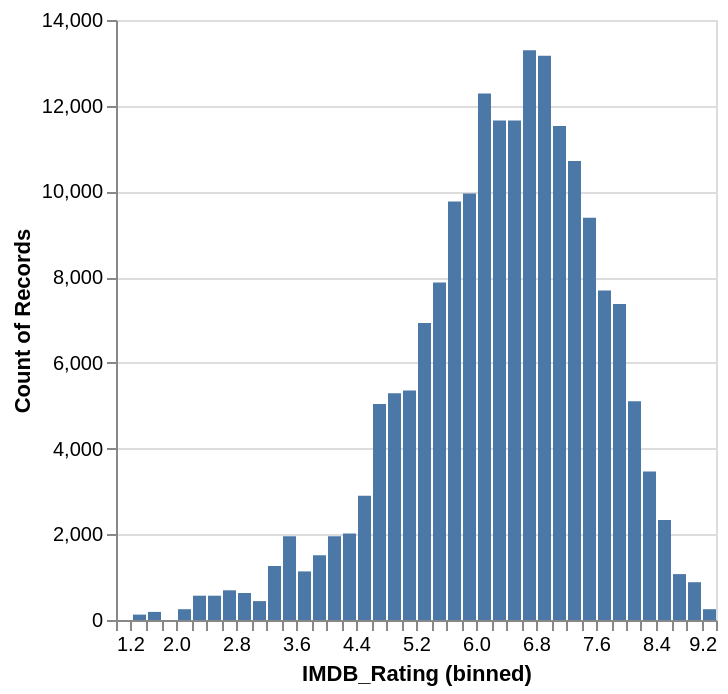

The code cell stored with this chart in its notebook:
### Markdown cell above
Show a bar chart of all movie ratings

### Code cell
chart = (
    alt.Chart(df)
    .mark_bar()
    .encode(
        alt.X("IMDB_Rating:Q", bin=alt.Bin(maxbins=75)),
        y="count()",
    )
)
chart

### Figure 1 — Vega specification as saved in the notebook (floating-point values rounded to 4 significant figures)
{"$schema": "https://vega.github.io/schema/vega/v6.json", "data": [{"name": "source_0", "values": [{"__count": 12285, "bin_maxbins_75_IMDB_Rating": 6.0, "bin_maxbins_75_IMDB_Rating_end": 6.2}, {"__count": 13167, "bin_maxbins_75_IMDB_Rating": 6.8, "bin_maxbins_75_IMDB_Rating_end": 7.0}, {"__count": 1953, "bin_maxbins_75_IMDB_Rating": 3.4, "bin_maxbins_75_IMDB_Rating_end": 3.6}, {"__count": 7686, "bin_maxbins_75_IMDB_Rating": 7.6, "bin_maxbins_75_IMDB_Rating_end": 7.8}, {"__count": 1512, "bin_maxbins_75_IMDB_Rating": 3.8, "bin_maxbins_75_IMDB_Rating_end": 4.0}, {"__count": 9954, "bin_maxbins_75_IMDB_Rating": 5.8, "bin_maxbins_75_IMDB_Rating_end": 6.0}, {"__count": 11529, "bin_maxbins_75_IMDB_Rating": 7.0, "bin_maxbins_75_IMDB_Rating_end": 7.2}, {"__count": 9387, "bin_maxbins_75_IMDB_Rating": 7.4, "bin_maxbins_75_IMDB_Rating_end": 7.6}, {"__count": 2331, "bin_maxbins_75_IMDB_Rating": 8.4, "bin_maxbins_75_IMDB_Rating_end": 8.6}, {"__count": 567, "bin_maxbins_75_IMDB_Rating": 2.4, "bin_maxbins_75_IMDB_Rating_end": 2.6}, {"__count": 882, "bin_maxbins_75_IMDB_Rating": 8.8, "bin_maxbins_75_IMDB_Rating_end": 9.0}, {"__count": 5103, "bin_maxbins_75_IMDB_Rating": 8.0, "bin_maxbins_75_IMDB_Rating_end": 8.2}, {"__count": 9765, "bin_maxbins_75_IMDB_Rating": 5.6, "bin_maxbins_75_IMDB_Rating_end": 5.8}, {"__count": 11655, "bin_maxbins_75_IMDB_Rating": 6.2, "bin_maxbins_75_IMDB_Rating_end": 6.4}, {"__count": 1260, "bin_maxbins_75_IMDB_Rating": 3.2, "bin_maxbins_75_IMDB_Rating_end": 3.4}, {"__count": 11655, "bin_maxbins_75_IMDB_Rating": 6.4, "bin_maxbins_75_IMDB_Rating_end": 6.6}, {"__count": 7875, "bin_maxbins_75_IMDB_Rating": 5.4, "bin_maxbins_75_IMDB_Rating_end": 5.6}, {"__count": 5292, "bin_maxbins_75_IMDB_Rating": 4.8, "bin_maxbins_75_IMDB_Rating_end": 5.0}, {"__count": 5040, "bin_maxbins_75_IMDB_Rating": 4.6, "bin_maxbins_75_IMDB_Rating_end": 4.8}, {"__count": 13293, "bin_maxbins_75_IMDB_Rating": 6.6, "bin_maxbins_75_IMDB_Rating_end": 6.8}, {"__count": 10710, "bin_maxbins_75_IMDB_Rating": 7.2, "bin_maxbins_75_IMDB_Rating_end": 7.4}, {"__count": 1134, "bin_maxbins_75_IMDB_Rating": 3.6, "bin_maxbins_75_IMDB_Rating_end": 3.8}, {"__count": 3465, "bin_maxbins_75_IMDB_Rating": 8.2, "bin_maxbins_75_IMDB_Rating_end": 8.4}, {"__count": 1071, "bin_maxbins_75_IMDB_Rating": 8.6, "bin_maxbins_75_IMDB_Rating_end": 8.8}, {"__count": 5355, "bin_maxbins_75_IMDB_Rating": 5.0, "bin_maxbins_75_IMDB_Rating_end": 5.2}, {"__count": 2898, "bin_maxbins_75_IMDB_Rating": 4.4, "bin_maxbins_75_IMDB_Rating_end": 4.6}, {"__count": 7371, "bin_maxbins_75_IMDB_Rating": 7.8, "bin_maxbins_75_IMDB_Rating_end": 8.0}, {"__count": 2016, "bin_maxbins_75_IMDB_Rating": 4.2, "bin_maxbins_75_IMDB_Rating_end": 4.4}, {"__count": 1953, "bin_maxbins_75_IMDB_Rating": 4.0, "bin_maxbins_75_IMDB_Rating_end": 4.2}, {"__count": 6930, "bin_maxbins_75_IMDB_Rating": 5.2, "bin_maxbins_75_IMDB_Rating_end": 5.4}, {"__count": 441, "bin_maxbins_75_IMDB_Rating": 3.0, "bin_maxbins_75_IMDB_Rating_end": 3.2}, {"__count": 252, "bin_maxbins_75_IMDB_Rating": 9.0, "bin_maxbins_75_IMDB_Rating_end": 9.2}, {"__count": 126, "bin_maxbins_75_IMDB_Rating": 1.4, "bin_maxbins_75_IMDB_Rating_end": 1.6}, {"__count": 567, "bin_maxbins_75_IMDB_Rating": 2.2, "bin_maxbins_75_IMDB_Rating_end": 2.4}, {"__count": 693, "bin_maxbins_75_IMDB_Rating": 2.6, "bin_maxbins_75_IMDB_Rating_end": 2.8}, {"__count": 630, "bin_maxbins_75_IMDB_Rating": 2.8, "bin_maxbins_75_IMDB_Rating_end": 3.0}, {"__count": 252, "bin_maxbins_75_IMDB_Rating": 2.0, "bin_maxbins_75_IMDB_Rating_end": 2.2}, {"__count": 189, "bin_maxbins_75_IMDB_Rating": 1.6, "bin_maxbins_75_IMDB_Rating_end": 1.8}]}, {"name": "source_0_y_domain___count", "values": [{"min": 126, "max": 13293}]}], "signals": [{"name": "bin_maxbins_75_IMDB_Rating_bins", "value": {"fields": ["IMDB_Rating"], "fname": "bin_IMDB_Rating", "start": 1.2, "step": 0.2, "stop": 9.2}}], "marks": [{"type": "rect", "name": "marks", "from": {"data": "source_0"}, "encode": {"update": {"x2": {"field": "bin_maxbins_75_IMDB_Rating", "scale": "x", "offset": {"signal": "0.5 + (abs(scale(\"x\", datum[\"bin_maxbins_75_IMDB_Rating_end\"]) - scale(\"x\", datum[\"bin_maxbins_75_IMDB_Rating\"])) < 0.25 ? -0.5 * (0.25 - (abs(scale(\"x\", datum[\"bin_maxbins_75_IMDB_Rating_end\"]) - scale(\"x\", datum[\"bin_maxbins_75_IMDB_Rating\"])))) : 0.5)"}}, "x": {"field": "bin_maxbins_75_IMDB_Rating_end", "scale": "x", "offset": {"signal": "0.5 + (abs(scale(\"x\", datum[\"bin_maxbins_75_IMDB_Rating_end\"]) - scale(\"x\", datum[\"bin_maxbins_75_IMDB_Rating\"])) < 0.25 ? 0.5 * (0.25 - (abs(scale(\"x\", datum[\"bin_maxbins_75_IMDB_Rating_end\"]) - scale(\"x\", datum[\"bin_maxbins_75_IMDB_Rating\"])))) : -0.5)"}}, "y": {"field": "__count", "scale": "y"}, "y2": {"value": 0, "scale": "y"}, "fill": {"value": "#4c78a8"}}}, "style": ["bar"]}], "scales": [{"name": "x", "type": "linear", "domain": {"signal": "[bin_maxbins_75_IMDB_Rating_bins.start, bin_maxbins_75_IMDB_Rating_bins.stop]"}, "range": [0, {"signal": "width"}], "bins": {"signal": "bin_maxbins_75_IMDB_Rating_bins"}, "zero": false}, {"name": "y", "type": "linear", "domain": [{"signal": "(data(\"source_0_y_domain___count\")[0] || {}).min"}, {"signal": "(data(\"source_0_y_domain___count\")[0] || {}).max"}], "range": [{"signal": "height"}, 0], "nice": true, "zero": true}], "axes": [{"scale": "y", "grid": true, "aria": false, "labels": false, "orient": "left", "gridScale": "x", "domain": false, "maxExtent": 0, "minExtent": 0, "tickCount": {"signal": "ceil(height/40)"}, "ticks": false, "zindex": 0}, {"scale": "x", "labelOverlap": true, "labelFlush": true, "title": "IMDB_Rating (binned)", "zindex": 0, "tickCount": {"signal": "ceil(width/10)"}, "orient": "bottom", "grid": false}, {"scale": "y", "tickCount": {"signal": "ceil(height/40)"}, "labelOverlap": true, "zindex": 0, "grid": false, "orient": "left", "title": "Count of Records"}], "style": "cell", "width": 300, "padding": 5, "background": "white", "height": 300}
